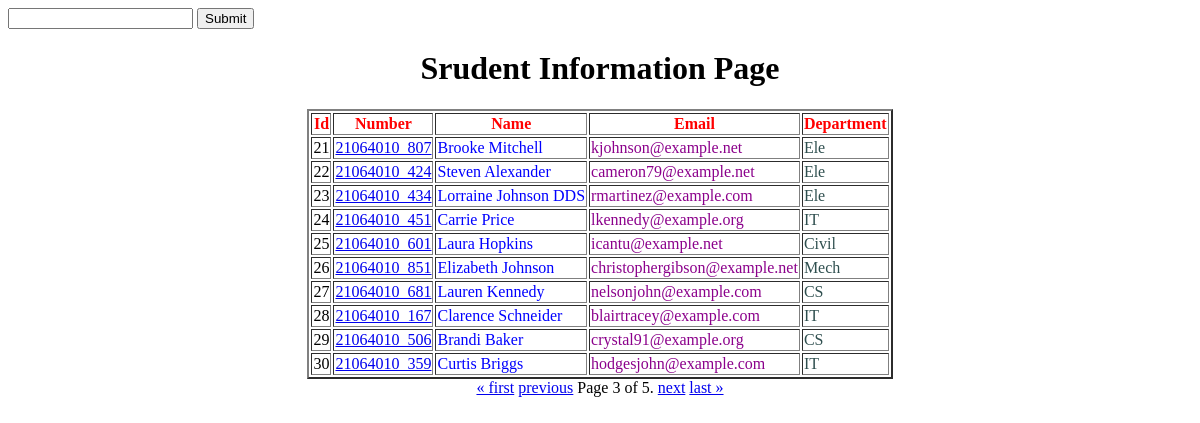
/?page=3, run on the app's committed database.
### app_marksheet/models.py (models this page shows, shortened)
class Student (models.Model):
    department = models.ForeignKey(Department, on_delete=models.CASCADE)
    student_id = models.OneToOneField(StudentId, on_delete=models.CASCADE)
    name = models.CharField(max_length=100)
    email = models.CharField(max_length=100)

class StudentId (models.Model):
    student_id = models.CharField(max_length=100)
    def __str__(self):
        return self.student_id

class Department(models.Model):
    dept_name = models.CharField(max_length=100)
    def __str__(self):
        return self.dept_name

### app_marksheet/views.py (the view)
# urls.py: path("",views.index, name="index"),
def index (request):
    queryset = Student.objects.all()
    if request.GET.get("search"):
        search_data = request.GET.get("search")
        queryset = Student.objects.filter(name__icontains=search_data)
    paginator = Paginator(queryset, 10)  # Show 25 contacts per page.
    page_number = request.GET.get("page", 1)
    page_obj = paginator.get_page(page_number)
    return render (request, "index.html", {"qryset":page_obj})

### templates/index.html (shortened to what this page needs)
<!DOCTYPE html>
<html lang="en">
<head>
</head>
<body>
  <form>
    <input type="text" name="search" />
    <input type="submit" />
  </form>
    <h1 align="center">Srudent Information Page</h1>
    <table border="2" align="center">
        <tr>
            <th>Id</th>
            <th>Number</th>
            <th>Name</th>
            <th>Email</th>
            <th>Department</th>
        </tr>
        {%for std in qryset%}
        <tr>
            <td id="t1">{{std.id}}</td>
            <td id="t2"><a href="marks/{{std.student_id}}">{{std.student_id}}</a></td>
            <td id="t3">{{std.name}}</td>
            <td id="t4">{{std.email}}</td>
            <td id="t5">{{std.department}}</td>
        </tr>
        {% endfor %}
    </table>
    <div class="pagination" align="center">
        <span class="step-links">
            {% if qryset.has_previous %}
                <a href="?page=1">&laquo; first</a>
                <a href="?page={{ qryset.previous_page_number }}">previous</a>
            {% endif %}
            <span class="current">
                Page {{ qryset.number }} of {{ qryset.paginator.num_pages }}.
            </span>
            {% if qryset.has_next %}
                <a href="?page={{ qryset.next_page_number }}">next</a>
                <a href="?page={{ qryset.paginator.num_pages }}">last &raquo;</a>
            {% endif %}
        </span>
    </div>
</body>
</html>

### templates/index.html (style rules this page uses)
th { color: red; }
body { font-family: cursive; }
#t1 { color: black; }
#t2 { color: green; }
#t3 { color: blue; }
#t4 { color: darkmagenta; }
#t5 { color: darkslategrey; }

### data on the page
Student: id "21", student_id "21064010_807", name "Brooke Mitchell", email "kjohnson@example.net", department "Ele"
Student: id "22", student_id "21064010_424", name "Steven Alexander", email "cameron79@example.net", department "Ele"
Student: id "23", student_id "21064010_434", name "Lorraine Johnson DDS", email "rmartinez@example.com", department "Ele"
Student: id "24", student_id "21064010_451", name "Carrie Price", email "lkennedy@example.org", department "IT"
Student: id "25", student_id "21064010_601", name "Laura Hopkins", email "icantu@example.net", department "Civil"
Student: id "26", student_id "21064010_851", name "Elizabeth Johnson", email "christophergibson@example.net", department "Mech"
Student: id "27", student_id "21064010_681", name "Lauren Kennedy", email "nelsonjohn@example.com", department "CS"
Student: id "28", student_id "21064010_167", name "Clarence Schneider", email "blairtracey@example.com", department "IT"
Student: id "29", student_id "21064010_506", name "Brandi Baker", email "crystal91@example.org", department "CS"
Student: id "30", student_id "21064010_359", name "Curtis Briggs", email "hodgesjohn@example.com", department "IT"

### other printed values
{{ qryset.number }} "3"
{{ qryset.paginator.num_pages }} "5"
